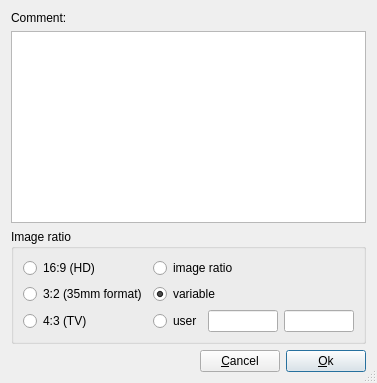
<?xml version="1.0" encoding="UTF-8"?>
<ui version="4.0">
 <class>PresentationDataDlg</class>
 <widget class="QDialog" name="PresentationDataDlg">
  <property name="geometry">
   <rect>
    <x>0</x>
    <y>0</y>
    <width>377</width>
    <height>383</height>
   </rect>
  </property>
  <property name="sizePolicy">
   <sizepolicy hsizetype="Preferred" vsizetype="Preferred">
    <horstretch>0</horstretch>
    <verstretch>0</verstretch>
   </sizepolicy>
  </property>
  <property name="minimumSize">
   <size>
    <width>0</width>
    <height>0</height>
   </size>
  </property>
  <property name="maximumSize">
   <size>
    <width>32767</width>
    <height>32767</height>
   </size>
  </property>
  <property name="windowTitle">
   <string>Presentation data</string>
  </property>
  <property name="sizeGripEnabled">
   <bool>true</bool>
  </property>
  <layout class="QVBoxLayout" name="verticalLayout">
   <item>
    <widget class="QLabel" name="m_pCommentLabel">
     <property name="text">
      <string>Comment:</string>
     </property>
     <property name="wordWrap">
      <bool>false</bool>
     </property>
    </widget>
   </item>
   <item>
    <widget class="QTextEdit" name="m_pComment"/>
   </item>
   <item>
    <widget class="QGroupBox" name="gpbImageRatio">
     <property name="title">
      <string>Image ratio</string>
     </property>
     <layout class="QGridLayout" name="gridLayout">
      <item row="0" column="0">
       <widget class="QRadioButton" name="m_prbt16_9">
        <property name="text">
         <string>16:9 (HD)</string>
        </property>
       </widget>
      </item>
      <item row="2" column="0">
       <widget class="QRadioButton" name="m_prbt3_2">
        <property name="text">
         <string>3:2 (35mm format)</string>
        </property>
       </widget>
      </item>
      <item row="3" column="3">
       <widget class="QLineEdit" name="txtDY"/>
      </item>
      <item row="3" column="0">
       <widget class="QRadioButton" name="m_prbt4_3">
        <property name="text">
         <string>4:3 (TV)</string>
        </property>
       </widget>
      </item>
      <item row="3" column="1">
       <widget class="QRadioButton" name="m_prbtUser">
        <property name="text">
         <string>user</string>
        </property>
       </widget>
      </item>
      <item row="3" column="2">
       <widget class="QLineEdit" name="txtDX"/>
      </item>
      <item row="2" column="1" colspan="3">
       <widget class="QRadioButton" name="m_prbtVariable">
        <property name="text">
         <string>variable</string>
        </property>
        <property name="checked">
         <bool>true</bool>
        </property>
       </widget>
      </item>
      <item row="0" column="1" colspan="2">
       <widget class="QRadioButton" name="m_prbtImageRatio">
        <property name="text">
         <string>image ratio</string>
        </property>
       </widget>
      </item>
     </layout>
    </widget>
   </item>
   <item>
    <layout class="QHBoxLayout">
     <item>
      <spacer name="Spacer18">
       <property name="orientation">
        <enum>Qt::Horizontal</enum>
       </property>
       <property name="sizeType">
        <enum>QSizePolicy::Expanding</enum>
       </property>
       <property name="sizeHint" stdset="0">
        <size>
         <width>20</width>
         <height>20</height>
        </size>
       </property>
      </spacer>
     </item>
     <item>
      <widget class="QPushButton" name="m_pCancel">
       <property name="text">
        <string>&amp;Cancel</string>
       </property>
       <property name="autoDefault">
        <bool>false</bool>
       </property>
      </widget>
     </item>
     <item>
      <widget class="QPushButton" name="m_pOk">
       <property name="text">
        <string>&amp;Ok</string>
       </property>
      </widget>
     </item>
    </layout>
   </item>
  </layout>
 </widget>
 <resources/>
 <connections>
  <connection>
   <sender>m_pOk</sender>
   <signal>clicked()</signal>
   <receiver>PresentationDataDlg</receiver>
   <slot>sltCloseDialog()</slot>
   <hints>
    <hint type="sourcelabel">
     <x>20</x>
     <y>20</y>
    </hint>
    <hint type="destinationlabel">
     <x>20</x>
     <y>20</y>
    </hint>
   </hints>
  </connection>
  <connection>
   <sender>m_pCancel</sender>
   <signal>clicked()</signal>
   <receiver>PresentationDataDlg</receiver>
   <slot>sltCancelDialog()</slot>
   <hints>
    <hint type="sourcelabel">
     <x>20</x>
     <y>20</y>
    </hint>
    <hint type="destinationlabel">
     <x>20</x>
     <y>20</y>
    </hint>
   </hints>
  </connection>
 </connections>
</ui>
